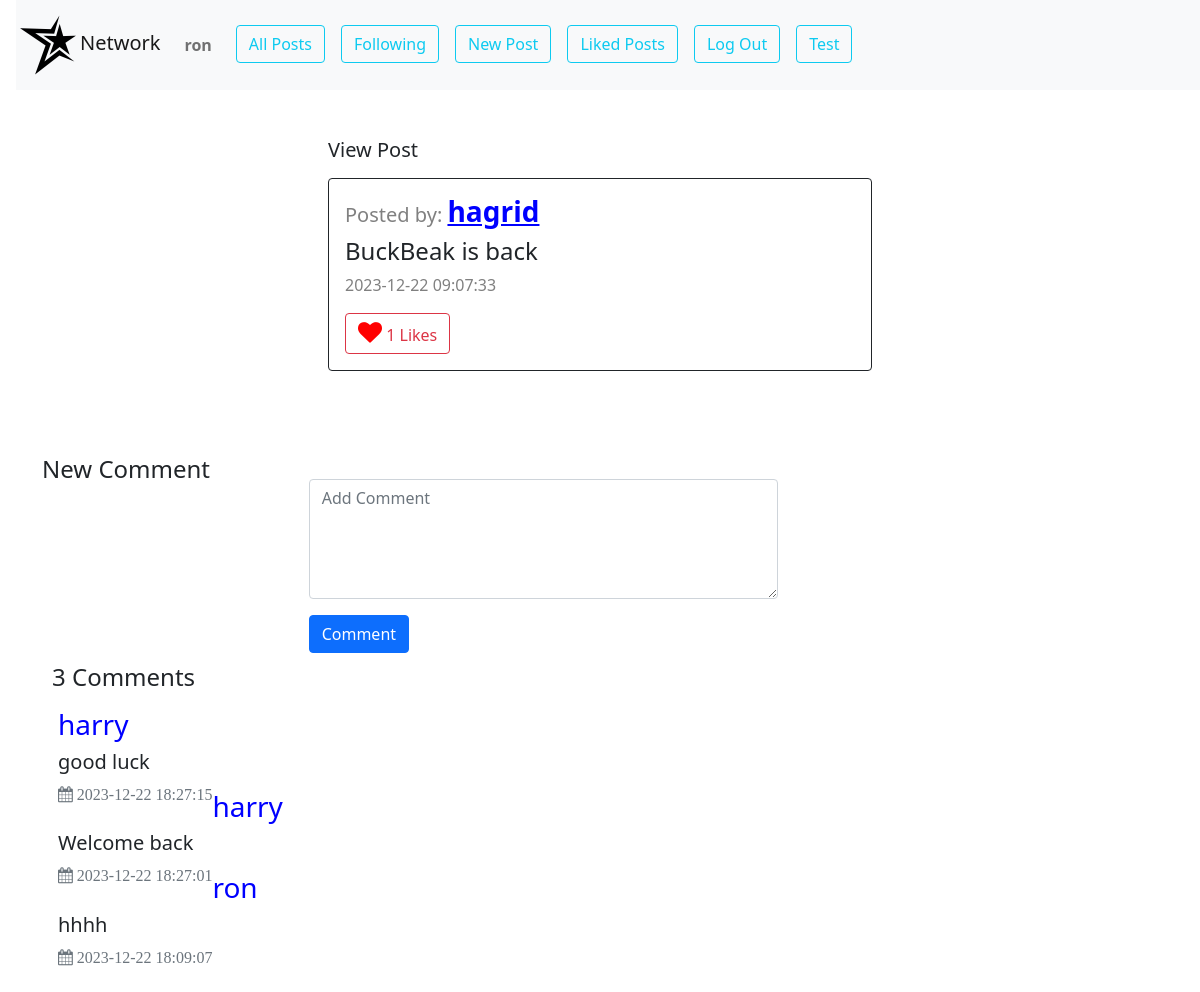
Screenshot of /view_post/4 (signed in) with the database file from the repository.
### app.py (models this page shows, shortened)
class Users(db.Model):
    __tablename__ = "users"
    id = db.Column(db.Integer, primary_key=True)
    username = db.Column(db.String(80), unique=True, nullable=False)
    hash = db.Column(db.String(200),nullable=False)
    email = db.Column(db.String(120), unique=True, nullable=False)
    first_name=db.Column(db.String(80), nullable=True)
    last_name=db.Column(db.String(80), nullable=True)
    profile_pic_addr=db.Column(db.String(200), nullable=True)
    user_posts=db.relationship('Posts',backref='owner',lazy='dynamic')
    user_comments=db.relationship('Comments',backref='commented_user',lazy='dynamic')
    followers = db.relationship('Users',
                                secondary = follow,
                                primaryjoin = (follow.c.following_id == id),
                                secondaryjoin = (follow.c.follower_id == id),
                                backref = 'following'
                                )

class Posts(db.Model):
    __tablename__ = "posts"
    id = db.Column(db.Integer, primary_key=True)
    content = db.Column(db.String(150), nullable=False)
    created_at = db.Column(db.DateTime(timezone=True), server_default=db.func.current_timestamp())
    person_id = db.Column(db.Integer, db.ForeignKey('users.id'),nullable=False)
    likes=db.Column(db.Integer,default=0)

class Comments(db.Model):
    __tablename__ = "comments"
    id = db.Column(db.Integer, primary_key=True)
    comment = db.Column(db.String(150), nullable=False)
    created_at = db.Column(db.DateTime(timezone=True), server_default=db.func.current_timestamp())
    commented_post=db.Column(db.Integer, db.ForeignKey('posts.id'),nullable=False)
    commenter= db.Column(db.Integer, db.ForeignKey('users.id'),nullable=False)

### app.py (the view, shortened to what this page needs)
@app.route("/view_post/<int:post_id>", methods=["GET", "POST"])
def view_post(post_id):
    post=Posts.query.filter_by(id=post_id).first()
    user_id=session.get("user_id")
    current_user=None
    if user_id:
        current_user=Users.query.filter_by(id=user_id).first()
    comments=Comments.query.filter_by(commented_post=post.id).order_by(Comments.created_at.desc()).all()
    comment_data=[]
    for item in comments:
        comm=dict()
        commenter=Users.query.filter_by(id=item.commenter).first()
        comm["created_at"]=item.created_at
        comm["comment"]=item.comment
        comm["commenter"]=commenter.username
        comm["profile_pic"]=commenter.profile_pic_addr
        comment_data.append(comm)
    comm_no=len(comments)
    return render_template("view_post.html",user_id=session.get("user_id"),item=post,current_user=current_user,
                           comm_no=comm_no,comments=comment_data)

### app.py (called while the page is built)
@app.after_request
def after_request(response):
    response.headers["Cache-Control"] = "no-cache, no-store, must-revalidate"
    response.headers["Expires"] = 0
    response.headers["Pragma"] = "no-cache"
    return response

### templates/view_post.html (shortened to what this page needs)
{% extends "layout.html" %} {% block body %}
<div id="view_post_div">
	<div id="post-view" class="container-fluid py-5 w-50">
		<h5 class="ms-3">View Post</h5>
		<div  class="border border-dark m-3 p-3 rounded">
			<div  class="row">
				<div class="col-9">
					<h3>
						<span style="color: grey; font-size: 20px">Posted by: </span
						><a
							style="font-weight: bold; color: blue"
							href="/profile/{{item.owner.id}}"
							>{{item.owner.username}}</a
						>
					</h3>
					<div id="index_content_div_{{item.id}}"><h4  class="mt-2">{{item.content}}</h4></div>
					<p><span style="color: grey">{{item.created_at}}</span></p>
					<button id="index_like_btn_{{item.id}}" data-post_id="{{item.id}}"  class="btn btn-outline-danger like_btn">
						<i data-post_id="{{item.id}}" style="font-size: 24px; color: red" class="fa">&#xf004;</i>
						{{item.likes|default(0, true) }} Likes
					</button>
				</div>
				<div class="col-2 ">
				</div>
			</div>
		  </div>
	</div>
	<section style="margin: 20px;" class="content-item" id="comments">
		<div class="container" >
			<div class="row">
				<div class="col-sm-8">
					<form action="/view_post/{{item.id}}" method='post'>
						<h4 class="pull-left">New Comment</h4> <br>
						<fieldset>
							<div class="row">
								<div class="col-sm-3 col-lg-2 hidden-xs">
								</div>
								<div class="form-group col-xs-12 col-sm-9 col-lg-10">
										{% if current_user %}
												<div class="mb-3">
													<textarea autofocus required name="comment_box" style="height: 120px;" class="form-control" placeholder='Add Comment'></textarea>
												</div>
												<input class="btn btn-primary" name='comment_submit' type="submit" value="Comment">
										{%else%}
										<h4><a href="/login">Log In</a> to add comments</h4>
										{%endif%}
								</div>
							</div>
						</fieldset>
					</form>
					{%if comm_no %}
					<h4 style="margin: 10px;">{{comm_no}} Comments</h4>
					{%endif%}
{%for comment in comments %}
<div class="media m-3">
	<div class="media-body">
		<h3 style="color: blue;" class="media-heading">{{comment.commenter}}</h3>
		<h5>{{comment.comment}}</h5>
		<ul class="list-unstyled list-inline media-detail pull-left">
			<li><i class="fa fa-calendar text-muted">  {{comment.created_at}}</i></li>
		</ul>
	</div>
</div>
{%endfor%}
</div>
{% endblock %}

### templates/layout.html (shortened to what this page needs)
<!DOCTYPE html>
<html lang="en">
	<head>
		<link href="/static/styles.css" rel="stylesheet" />
		<link
			href="https://cdn.jsdelivr.net/npm/bootstrap@5.0.2/dist/css/bootstrap.min.css"
			rel="stylesheet"
 />
		<link
			rel="stylesheet"
			href="https://cdnjs.cloudflare.com/ajax/libs/font-awesome/4.7.0/css/font-awesome.min.css" />
	</head>
	<body>
		<nav class="navbar navbar-expand-lg navbar-light bg-light ms-3">
			<a class="navbar-brand" id="network" href="/"
				><img src="/static/favicon.ico" alt="" />Network</a
			>
			<div>
				<ul class="navbar-nav mr-auto">
					<li class="nav-item">
						{% if current_user %}
						<a class="nav-link me-3" id="username" href="/profile/{{current_user.id}}"
							><strong>{{current_user.username}}</strong></a
						>
						{%else%}
						<a class="nav-link me-3" id="username"><strong>Guest</strong></a>
						{%endif%}
					</li>
					<li class="nav-item">
						<a class="btn btn-outline-info me-3" href="/" id="allpost"
							>All Posts</a
						>
					</li>
					{% if current_user %}
					<li class="nav-item">
						<a class="btn btn-outline-info me-3" href="/following" id="follow"
							>Following</a
						>
					</li>
					<li class="nav-item" id="newpost">
						<a class="btn btn-outline-info me-3" href="/newpost" id="newpost"
							>New Post</a
						>
					</li>
					<li class="nav-item" id="newpost">
						<a class="btn btn-outline-info me-3" href="/liked" id="likedpost"
							>Liked Posts</a
						>
					</li>
					<li class="nav-item">
						<a class="btn btn-outline-info me-3" href="/logout">Log Out</a>
					</li>
					{%endif%}
					<li class="nav-item">
						<a class="btn btn-outline-info me-3" href="/test">Test</a>
					</li>
				</ul>
			</div>
		</nav>
		<div class="body">
			 {% block body %} {% endblock %}
		</div>
	</body>
</html>

### rows the page displays
Users: username "ron", commenter "ron"
Users: owner.username "hagrid"
Posts: content "BuckBeak is back", created_at "2023-12-22 09:07:33", likes "1"
Users: commenter "harry" "harry"
Comments: comment "good luck", created_at "2023-12-22 18:27:15"
Comments: comment "Welcome back", created_at "2023-12-22 18:27:01"
Comments: comment "hhhh", created_at "2023-12-22 18:09:07"

### other values shown
{{ comm_no }} "3"
